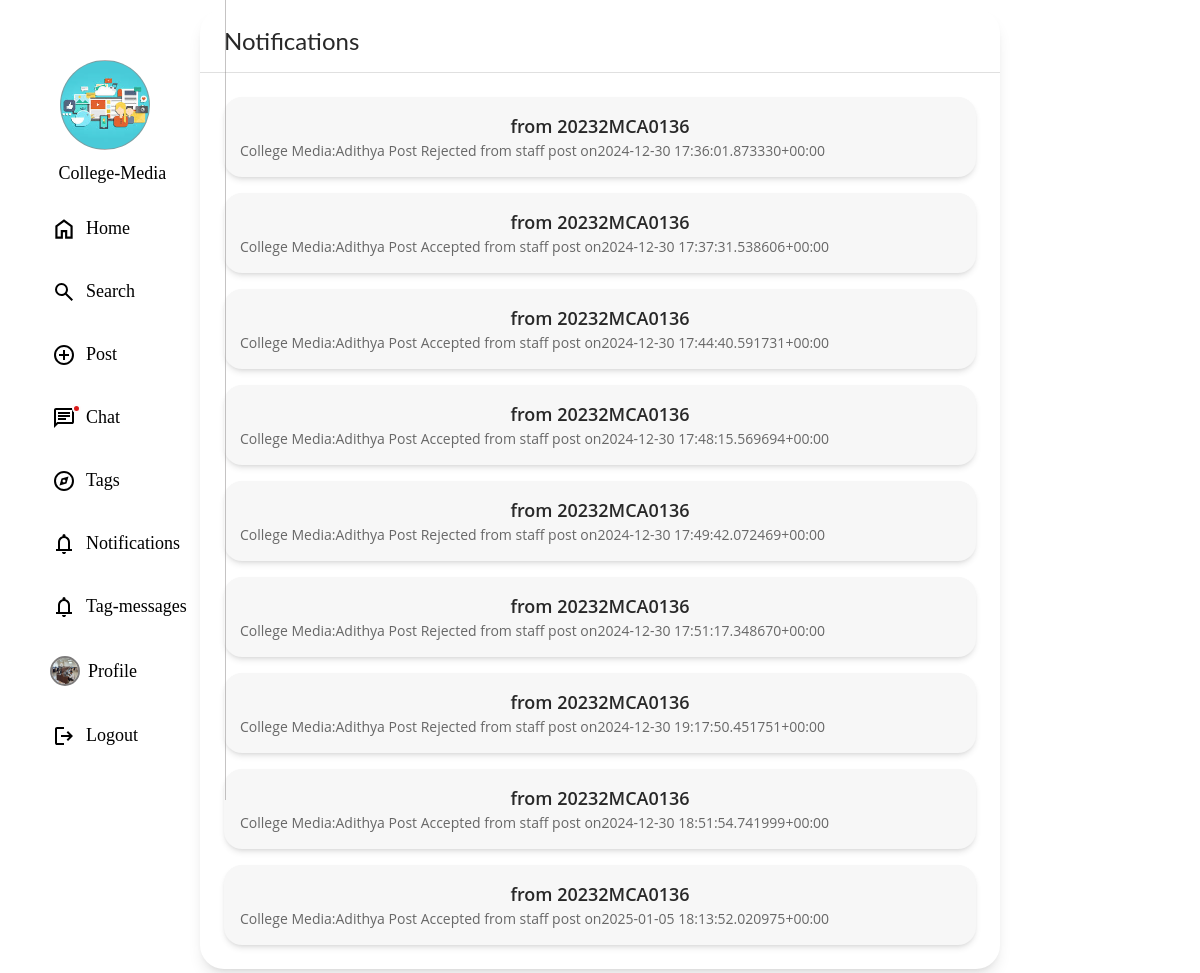
/notification (signed in), run on the app's committed database.
### staff_app/models.py (models this page shows)
class Student(models.Model):
    user = models.OneToOneField(CoustomUser, on_delete=models.CASCADE)
    roll_number = models.CharField(max_length=15, unique=True)
    email = models.EmailField(unique=True)
    name=models.CharField(max_length=30, blank=True)
    section=models.CharField(max_length=10, blank=True)
    school=models.CharField(max_length=100, blank=True)
    dob=models.CharField(max_length=20, blank=True)
    profile_image=models.ImageField(upload_to='profile_image/', blank=True, null=True)
    def __str__(self):
        return self.roll_number

class Main_Notifications(models.Model):
    sender=models.ForeignKey(Student,on_delete=models.CASCADE,related_name="sent_notification")
    receiver=models.ForeignKey(Student,on_delete=models.CASCADE,related_name="received_notification")
    is_read=models.BooleanField(default=False)
    created_at=models.DateTimeField(auto_now_add=True)
    content=models.TextField(blank=True)
    def __str__(self) :
        return f"{self.sender}-{self.receiver}-{self.is_read}-{self.created_at}"

### college_media/views.py (the view)
# urls.py: path('notification',views.notification,name='notification'),
def notification(request):
    sender=get_object_or_404(Student,user=request.user)
    notification=Main_Notifications.objects.filter(receiver=sender,is_read=False)
    print(notification)
    return render(request,"user_pages/user_notification.html",{"notifications":notification})

### staff_app/context_processors.py (called while the page is built)
def student_profile(request):
    if request.user.is_authenticated:
        try:
            student = Student.objects.get(user=request.user)
            return {'student_profile': student}
        except Student.DoesNotExist:
            return {}  # No Student instance found
    return {}

### templates/user_pages/user_notification.html (shortened to what this page needs)
{% extends "user_pages/base.html" %}
{% block content %}
<div id="webcrumbs">
    <div class="w-[800px] bg-white rounded-lg shadow-lg min-h-[600px]">
        <header class="px-6 py-4 border-b border-neutral-200">
            <h1 class="text-2xl font-title text-neutral-950">Notifications</h1>
        </header> <main class="p-6 space-y-4">
          {% for notification in notifications %}
          <section class="bg-neutral-50 p-4 rounded-md shadow-md hover:shadow-lg transition-shadow">
            <h2 class="text-lg font-semibold text-neutral-950">from {{notification.sender}}</h2>
            <p class="text-sm text-neutral-700"> {{notification.content}}</p>
           </section>
          {% endfor %}
                </main> </div>
  </div>
{% endblock content %}

### templates/user_pages/base.html (shortened to what this page needs)
{% load static %}
<!DOCTYPE html>
<html lang="en">
<head>
    <link rel="stylesheet" href="https://cdnjs.cloudflare.com/ajax/libs/font-awesome/4.7.0/css/font-awesome.min.css">
</head>
<body>
    <div class="left">
        <ul>
            <li>
                <div class="logo-image"></div>
                <p class="logo-name">College-Media</p>
            </li>
            <li class="menu-items" onclick="window.location='/user_dash/home/'">
                <svg xmlns="http://www.w3.org/2000/svg" height="26px" viewBox="0 -960 960 960" width="24px"
                    fill="#5f6368">
                    <path class="icon"
                        d="M240-200h120v-240h240v240h120v-360L480-740 240-560v360Zm-80 80v-480l320-240 320 240v480H520v-240h-80v240H160Zm320-350Z" />
                </svg>
                <a href="/user_dash/home/">Home</a>
            </li>
            <li class="menu-items" onclick="window.location='/search_student/'">
                <a href="/search_student/">Search</a>
            </li>
            <li class="menu-items" onclick="window.location='/user_dash/add_post'">
                <a href="/user_dash/add_post">Post</a>
            </li>
            <li class="menu-items" onclick="window.location='/chat_app/chat'">
                 <div id="chat-unread" class="chat-dot">
                     <div class="chat-dot-svg"></div>
                 </div>
                 <a href="/chat_app/chat">Chat</a>
             </li>
            <li class="menu-items" onclick="window.location='/user_dash/tags'">
                <a href="#">Tags</a>
            </li>
            <li class="menu-items" onclick="window.location='/notification'">
                <a href="#">Notifications</a>
            </li>
            <li class="menu-items" onclick="window.location='/user_dash/multi_tag_messeges'">
                <a href="#">Tag-messages</a>
            </li>
            <li class="menu-items" onclick="window.location='/user_dash/user_profile'">
                {% if user.is_authenticated and student_profile %}
                {% if student_profile.profile_image %}
                <div class="profile"><img class="img1" src="{{ student_profile.profile_image.url }}" class="img"></div>
                <a href="/user_dash/user_profile">Profile</a>
                {% else %}
                <div id="profile-image-placeholder" onclick="window.location='/user_dash/user_profile'">
                    {{ student_profile.name|slice:":2"|upper }}
                </div>
                <a href="/user_dash/user_profile">Profile</a>
                {% endif %}
                {% else %}
                <a href="{% url 'login' %}">Login</a>
                {% endif %}
            </li>
            <li class="menu-items" onclick="window.location='/logout'">
                <svg xmlns="http://www.w3.org/2000/svg" height="24px" viewBox="0 -960 960 960" width="24px"
                    fill="#5f6368">
                    <path class="icon"
                        d="M200-120q-33 0-56.5-23.5T120-200v-560q0-33 23.5-56.5T200-840h280v80H200v560h280v80H200Zm440-160-55-58 102-102H360v-80h327L585-622l55-58 200 200-200 200Z" />
                </svg>
                <a href="/logout">Logout</a>
            </li>
        </ul>
    </div>
    {% block content %}{% endblock content %}
</body>
</html>

### data on the page
Student: profile_image (picture)
Main_Notifications: sender "20232MCA0136", content "College Media:Adithya Post Rejected from staff post on2024-12-30 17:36:01.873330+00:00"
Main_Notifications: sender "20232MCA0136", content "College Media:Adithya Post Accepted from staff post on2024-12-30 17:37:31.538606+00:00"
Main_Notifications: sender "20232MCA0136", content "College Media:Adithya Post Accepted from staff post on2024-12-30 17:44:40.591731+00:00"
Main_Notifications: sender "20232MCA0136", content "College Media:Adithya Post Accepted from staff post on2024-12-30 17:48:15.569694+00:00"
Main_Notifications: sender "20232MCA0136", content "College Media:Adithya Post Rejected from staff post on2024-12-30 17:49:42.072469+00:00"
Main_Notifications: sender "20232MCA0136", content "College Media:Adithya Post Rejected from staff post on2024-12-30 17:51:17.348670+00:00"
Main_Notifications: sender "20232MCA0136", content "College Media:Adithya Post Rejected from staff post on2024-12-30 19:17:50.451751+00:00"
Main_Notifications: sender "20232MCA0136", content "College Media:Adithya Post Accepted from staff post on2024-12-30 18:51:54.741999+00:00"
Main_Notifications: sender "20232MCA0136", content "College Media:Adithya Post Accepted from staff post on2025-01-05 18:13:52.020975+00:00"
